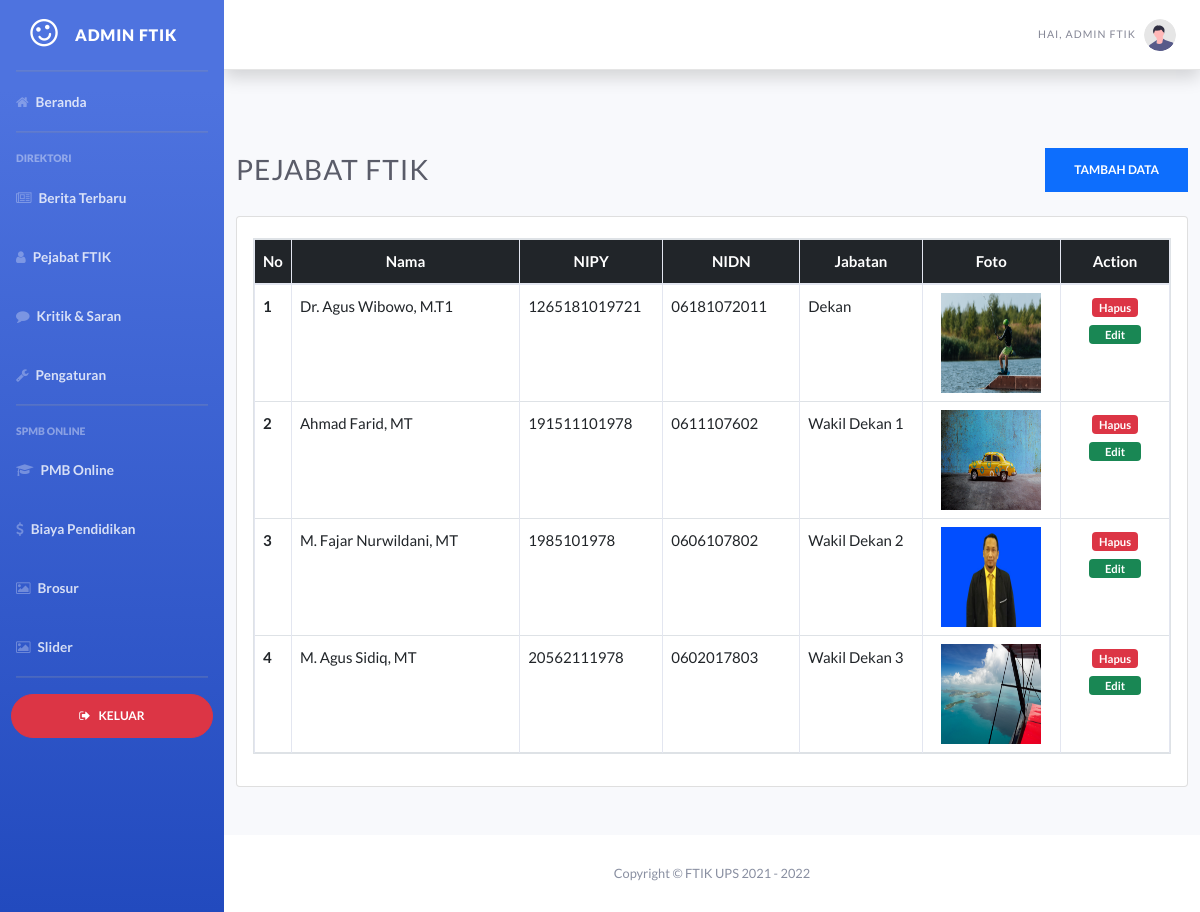
The app's page /pejabat.php (signed in) with its own data.
### tables this page shows
CREATE TABLE `tb_pejabat` (
  `id` int(11) NOT NULL,
  `nama` varchar(55) NOT NULL,
  `nipy` varchar(55) NOT NULL,
  `nidn` varchar(55) NOT NULL,
  `jabatan` varchar(55) NOT NULL,
  `foto` varchar(255) NOT NULL
);

### pejabat.php (the view, shortened to what this page needs)
<!DOCTYPE html>
<html lang="en">
<head>
    <link href="css/all.min.css" rel="stylesheet" type="text/css">
    <link href="css/all.css" rel="stylesheet">
    <link rel="stylesheet" href="https://maxcdn.bootstrapcdn.com/font-awesome/4.5.0/css/font-awesome.min.css" />
    <link href="css/sb-admin-2.min.css" rel="stylesheet">
    <link href="css/bootstrap.min.css" rel="stylesheet">
    <link href="css/style.css" rel="stylesheet">
</head>
<body id="page-top">
    <div id="wrapper">
        <?php include "admin_sidebar.php"; ?>
        <div id="content-wrapper" class="d-flex flex-column">
            <div id="content">
                <?php include "admin_navbar.php"; ?>
                <div class="container-fluid">
                    <div class="d-sm-flex align-items-center justify-content-between mb-4">
                        <h1 class="h3 mb-0 text-gray-800">Pejabat FTIK</h1>
                        <a href="tambah_pejabat.php" class="btn btn-primary">Tambah Data</a>
                    </div>
                    <div class="card" style="width: auto; margin:auto">
                        <div class="card-body">
                            <table class="table table-bordered" style="display: block; margin-top: 5px; width: auto; height: auto; overflow: auto;">
                                <thead class="bg-dark text-white text-center">
                                    <tr>
                                        <th scope="col">No</th>
                                        <th scope="col" width="300px">Nama</th>
                                        <th scope="col" width="150px">NIPY</th>
                                        <th scope="col" width="150px">NIDN</th>
                                        <th scope="col" width="150px">Jabatan</th>
                                        <th scope="col" width="150px">Foto</th>
                                        <th scope="col" width="130px">Action</th>
                                    </tr>
                                </thead>
                                <tbody>
                                    <?php
                                    include "koneksi.php";
                                    $query = "SELECT * FROM tb_pejabat";
                                    $query_run = mysqli_query($koneksi, $query);
                                    $no = 1;
                                    while ($row = mysqli_fetch_array($query_run)) {
                                    ?>
                                        <tr>
                                            <th scope="row"><?= $no++; ?></th>
                                            <td><?= $row['nama']; ?></td>
                                            <td><?= $row['nipy']; ?></td>
                                            <td><?= $row['nidn']; ?></td>
                                            <td><?= $row['jabatan']; ?></td>
                                            <td class="text-center">
                                                <img src="uploads/<?= $row['foto']; ?>" alt="" style="width: 100px; height: 100px;">
                                            </td>
                                            <td class="text-center">
                                                <a href="hapus.php?id=<?= $row['id']; ?>" onclick="return confirm('Apakah anda yakin?');"><span class="badge bg-danger">Hapus</span></a>
                                                <a href="edit_pejabat.php?id=<?= $row['id']; ?>"><span class="badge bg-success px-3">Edit</span></a>
                                            </td>
                                        </tr>
                                    <?php
                                    }
                                    ?>
                                </tbody>
                            </table>
                        </div>
                    </div>
                </div>
            </div>
            <footer class="sticky-footer bg-white mt-5">
                <div class="container my-auto">
                    <div class="copyright text-center my-auto">
                        <span>Copyright &copy; FTIK UPS 2021 - <?= date('Y') ?></span>
                    </div>
                </div>
            </footer>
        </div>
    </div>
</body>
</html>

### admin_sidebar.php (shortened to what this page needs)
<!DOCTYPE html>
<html lang="en">
<head>
    <link href="css/all.min.css" rel="stylesheet" type="text/css">
    <link href="css/all.css" rel="stylesheet">
    <link rel="stylesheet" href="https://maxcdn.bootstrapcdn.com/font-awesome/4.5.0/css/font-awesome.min.css" />
    <link href="css/sb-admin-2.min.css" rel="stylesheet">
    <link href="css/bootstrap.min.css" rel="stylesheet">
    <link href="css/style.css" rel="stylesheet">
</head>
<body id="page-top">
    <div id="wrapper">
        <ul class="navbar-nav bg-gradient-primary sidebar sidebar-dark accordion" id="accordionSidebar">
            <a class="sidebar-brand d-flex align-items-center justify-content-center" href="admin.php">
                <div class="sidebar-brand-icon rotate-n-15">
                    <i class="fa fa-smile"></i>
                </div>
                <div class="sidebar-brand-text mx-3">Admin FTIK</div>
            </a>
            <hr class="sidebar-divider my-0">
            <li class="nav-item">
                <a class="nav-link" href="admin.php">
                    <i class="fa fa-home"></i>
                    <span>Beranda</span></a>
            </li>
            <hr class="sidebar-divider">
            <div class="sidebar-heading">
                Direktori
            </div>
            <li class="nav-item">
                <a class="nav-link collapsed" href="news.php">
                    <i class="fa fa-newspaper"></i>
                    <span>Berita Terbaru</span>
                </a>
            </li>
            <li class="nav-item">
                <a class="nav-link collapsed" href="pejabat.php">
                    <i class="fa fa-user"></i>
                    <span>Pejabat FTIK</span>
                </a>
            </li>
            <li class="nav-item">
                <a class="nav-link collapsed" href="kritiksaran.php">
                    <i class="fa fa-comment"></i>
                    <span>Kritik & Saran</span>
                </a>
            </li>
            <li class="nav-item">
                <a class="nav-link collapsed" href="pengaturan.php">
                    <i class="fa fa-wrench"></i>
                    <span>Pengaturan</span>
                </a>
            </li>
            <hr class="sidebar-divider">
            <div class="sidebar-heading">
                SPMB Online
            </div>
            <li class="nav-item">
                <a class="nav-link collapsed" href="admin_pmb.php">
                    <i class="fa fa-graduation-cap"></i>
                    <span>PMB Online</span>
                </a>
            </li>
            <li class="nav-item">
                <a class="nav-link collapsed" href="biaya_pendidikan.php">
                    <i class="fa fa-dollar"></i>
                    <span>Biaya Pendidikan</span>
                </a>
            </li>
            <li class="nav-item">
                <a class="nav-link collapsed" href="admin_brosur.php">
                    <i class="fa fa-picture-o "></i>
                    <span>Brosur</span>
                </a>
            </li>
            <li class="nav-item">
                <a class="nav-link collapsed" href="admin_slider.php">
                    <i class="fa fa-picture-o "></i>
                    <span>Slider</span>
                </a>
            </li>
            <hr class="sidebar-divider">
            <li class="nav-item text-center">
                <a href="logout.php"><button class="btn btn-danger" style="border-radius: 50px; width: 90%;"><i class="fa fa-sign-out mr-2"></i>Keluar</button></a>
            </li>
        </ul>
    </div>
</body>
</html>

### admin_navbar.php (shortened to what this page needs)
<!DOCTYPE html>
<html lang="en">
<head>
    <link href="css/all.min.css" rel="stylesheet" type="text/css">
    <link href="css/all.css" rel="stylesheet">
    <link rel="stylesheet" href="https://maxcdn.bootstrapcdn.com/font-awesome/4.5.0/css/font-awesome.min.css" />
    <link href="css/sb-admin-2.min.css" rel="stylesheet">
    <link href="css/bootstrap.min.css" rel="stylesheet">
    <link href="css/style.css" rel="stylesheet">
</head>
<body id="page-top">
    <div id="wrapper">
        <div id="content-wrapper" class="d-flex flex-column">
            <div id="content">
                <nav class="navbar navbar-expand navbar-light bg-white topbar mb-4 static-top shadow">
                    <ul class="navbar-nav ml-auto">
                        <li class="nav-item dropdown no-arrow">
                            <a class="nav-link dropdown-toggle" href="#" id="userDropdown" role="button" data-toggle="dropdown" aria-haspopup="true" aria-expanded="false">
                                <span class="mr-2 d-none d-lg-inline text-gray-600 small">Hai, Admin FTIK</span>
                                <img class="img-profile rounded-circle" src="img/undraw_profile.svg">
                            </a>
                        </li>
                    </ul>
                </nav>
                <br><br>
            </div>
        </div>
    </div>
</body>
</html>

### css/all.css (style rules this page uses)
.fa, .fas, .far, .fal, .fad, .fab { -moz-osx-font-smoothing: grayscale; -webkit-font-smoothing: antialiased; display: inline-block; font-style: normal; font-variant: normal; text-rendering: auto; line-height: 1; }
.fa-comment:before { content: "\f075"; }
.fa-graduation-cap:before { content: "\f19d"; }
.fa-home:before { content: "\f015"; }
.fa-newspaper:before { content: "\f1ea"; }
.fa-smile:before { content: "\f118"; }
.fa-user:before { content: "\f007"; }
.fa-wrench:before { content: "\f0ad"; }

### css/style.css (style rules this page uses)
body { line-height: 1.8; color: #898fa1; font-size: 15px; font-family: 'Lato', sans-serif; }
h1,h2,h3,h4,h5,h6 { font-weight: 700; letter-spacing: 1px; text-transform: uppercase; color: #11245A; }
a { font-weight: 700; transition: all 0.4s ease; text-decoration: none; }
img { width: 100%; }
.navbar { border-bottom: 1px solid rgba(0, 0, 0, 0.1); }
.navbar .nav-link { font-size: 12px; text-transform: uppercase; letter-spacing: 1px; }
.btn { font-weight: 700; font-size: 12px; text-transform: uppercase; padding: 12px 28px; border-radius: 0; }

### records on screen
tb_pejabat: nama "Dr. Agus Wibowo, M.T1", nipy "1265181019721", nidn "06181072011", jabatan "Dekan", foto (picture)
tb_pejabat: nama "Ahmad Farid, MT", nipy "191511101978", nidn "0611107602", jabatan "Wakil Dekan 1", foto (picture)
tb_pejabat: nama "M. Fajar Nurwildani, MT", nipy "1985101978", nidn "0606107802", jabatan "Wakil Dekan 2", foto (picture)
tb_pejabat: nama "M. Agus Sidiq, MT", nipy "20562111978", nidn "0602017803", jabatan "Wakil Dekan 3", foto (picture)
